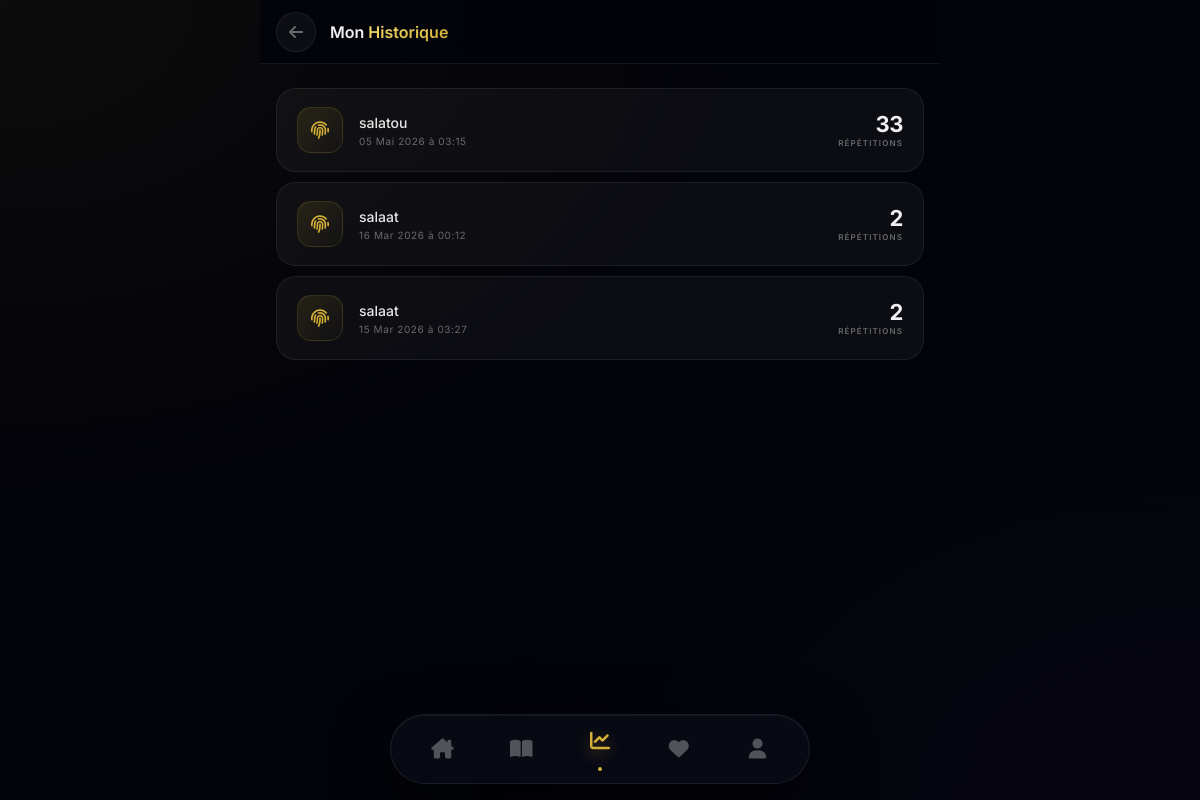
Page /voir-historique/ (signed in) on the committed database.
### bibliotheque/models.py (models this page shows, shortened)
class HistoriqueZikr(models.Model):
    user = models.ForeignKey(User, on_delete=models.CASCADE)
    zikr = models.ForeignKey(Zikr, on_delete=models.CASCADE)
    nombre_total = models.PositiveIntegerField()
    date_seance = models.DateTimeField(auto_now_add=True)

class Zikr(models.Model):
    titre = models.CharField(max_length=200, db_index=True)
    texte_arabe = models.TextField(blank=True)
    transcription = models.TextField(blank=True)
    traduction = models.TextField(blank=True)
    objectif_par_defaut = models.PositiveIntegerField(default=33)
    fichier_audio = models.FileField(upload_to='zikrs_audio/', blank=True, null=True)
    est_premium = models.BooleanField(default=False, help_text="Cocher pour réserver ce contenu aux utilisateurs Premium")

### bibliotheque/views.py (the view)
# urls.py: path('voir-historique/', views.voir_historique, name='voir_historique'),
@login_required
def voir_historique(request):
    historique = HistoriqueZikr.objects.filter(user=request.user).order_by('-date_seance')
    total_grains = historique.aggregate(Sum('nombre_total'))['nombre_total__sum'] or 0
    return render(request, 'bibliotheque/historique.html', {
        'historique': historique,
        'total_grains': total_grains,
    })

### bibliotheque/templates/bibliotheque/historique.html (shortened to what this page needs)
<!DOCTYPE html>
<html lang="fr">
<head>
    <link href="https://cdnjs.cloudflare.com/ajax/libs/font-awesome/6.4.0/css/all.min.css" rel="stylesheet">
</head>
<body>
    <div class="topbar">
        <a href="{% url 'home' %}" class="back-btn"><i class="fa-solid fa-arrow-left"></i></a>
        <h1 class="topbar-title">Mon <span>Historique</span></h1>
    </div>
    <div class="content">
        {% if historique %}
            {% for item in historique %}
            <div class="hist-item" style="animation-delay: {{ forloop.counter0 }}0ms">
                <div class="hist-icon">
                    <i class="fa-solid fa-fingerprint"></i>
                </div>
                <div class="hist-body">
                    <div class="hist-name">{{ item.zikr.titre }}</div>
                    <div class="hist-date">{{ item.date_seance|date:"d M Y à H:i" }}</div>
                </div>
                <div class="hist-count-wrap">
                    <div class="hist-count">{{ item.nombre_total }}</div>
                    <div class="hist-count-label">Répétitions</div>
                </div>
            </div>
            {% endfor %}
        {% else %}
            <div class="empty-state">
                <div class="empty-icon"><i class="fa-solid fa-scroll"></i></div>
                <div class="empty-title">Aucun historique pour le moment</div>
                <div class="empty-sub">Vos séances de Zikr apparaîtront ici</div>
            </div>
        {% endif %}
    </div>
    <nav class="nav-island">
        <a href="{% url 'home' %}" class="nav-item"><i class="fa-solid fa-house-chimney"></i><div class="nav-dot"></div></a>
        <a href="{% url 'liste' 'khassida' %}" class="nav-item"><i class="fa-solid fa-book-open"></i><div class="nav-dot"></div></a>
        <a href="{% url 'dashboard' %}" class="nav-item active"><i class="fa-solid fa-chart-line"></i><div class="nav-dot"></div></a>
        <a href="{% url 'favoris' %}" class="nav-item"><i class="fa-solid fa-heart"></i><div class="nav-dot"></div></a>
        <a href="{% url 'profile' %}" class="nav-item"><i class="fa-solid fa-user"></i><div class="nav-dot"></div></a>
    </nav>
</body>
</html>

### bibliotheque/templates/bibliotheque/historique.html (style rules this page uses)
:root { --gold: #d4af37; --gold-lt: #f5dc6e; --gold-dk: #9a7520; --bg: #03040a; --s1: rgba(255,255,255,0.04); --s2: rgba(255,255,255,0.07); --border: rgba(255,255,255,0.07); --border-g:rgba(212,175,55,0.18); --text: #f0f0f0; --dim: rgba(255,255,255,0.38); --nav-h: 70px; }
*, *::before, *::after { box-sizing: border-box; margin: 0; padding: 0; }
body { font-family: 'Inter', sans-serif; background: var(--bg); color: var(--text); min-height: 100vh; padding-bottom: calc(var(--nav-h) + 30px); overflow-x: hidden; -webkit-font-smoothing: antialiased; }
body::before { content: ''; position: fixed; inset: 0; z-index: 0; pointer-events: none; background: radial-gradient(ellipse at 0% 0%, rgba(212,175,55,0.05) 0%, transparent 45%), radial-gradient(ellipse at 100% 100%, rgba(90,50,200,0.04) 0%, transparent 45%); }
.topbar { position: sticky; top: 0; z-index: 50; display: flex; align-items: center; gap: 14px; height: 64px; padding: 0 16px; background: rgba(3,4,10,0.85); backdrop-filter: blur(24px); -webkit-backdrop-filter: blur(24px); border-bottom: 1px solid var(--border); max-width: 680px; margin: 0 auto; }
.back-btn { width: 40px; height: 40px; border-radius: 50%; display: flex; align-items: center; justify-content: center; background: var(--s1); border: 1px solid var(--border); color: var(--dim); text-decoration: none; transition: all 0.3s cubic-bezier(0.16,1,0.3,1); }
.topbar-title { flex: 1; font-size: 16px; font-weight: 600; }
.topbar-title span { background: linear-gradient(130deg, var(--gold-lt), var(--gold)); -webkit-background-clip: text; -webkit-text-fill-color: transparent; background-clip: text; }
.content { position: relative; z-index: 1; max-width: 680px; margin: 0 auto; padding: 24px 16px; }
.hist-item { display: flex; align-items: center; gap: 16px; padding: 18px 20px; border-radius: 20px; background: var(--s1); border: 1px solid var(--border); margin-bottom: 10px; opacity: 0; transform: translateY(16px); animation: fadeUp 0.5s cubic-bezier(0.16,1,0.3,1) forwards; transition: all 0.35s cubic-bezier(0.16,1,0.3,1); position: relative; overflow: hidden; }
.hist-item::before { content: ''; position: absolute; left: 0; top: 0; bottom: 0; width: 3px; background: linear-gradient(to bottom, var(--gold-lt), var(--gold)); border-radius: 0 2px 2px 0; opacity: 0; transition: opacity 0.3s; }
.hist-icon { width: 46px; height: 46px; border-radius: 14px; flex-shrink: 0; display: flex; align-items: center; justify-content: center; font-size: 18px; color: var(--gold); background: linear-gradient(135deg, rgba(212,175,55,0.12), rgba(212,175,55,0.02)); border: 1px solid rgba(212,175,55,0.16); }
.hist-body { flex: 1; min-width: 0; }
.hist-name { font-size: 14px; font-weight: 500; color: rgba(255,255,255,0.9); white-space: nowrap; overflow: hidden; text-overflow: ellipsis; margin-bottom: 4px; }
.hist-date { font-size: 10px; color: var(--dim); letter-spacing: 0.06em; }
.hist-count-wrap { text-align: right; flex-shrink: 0; }
.hist-count { font-size: 22px; font-weight: 700; letter-spacing: -0.02em; color: var(--text); line-height: 1; }
.hist-count-label { font-size: 8px; font-weight: 600; letter-spacing: 0.14em; text-transform: uppercase; color: var(--dim); margin-top: 3px; }
.nav-island { position: fixed; bottom: 16px; left: 50%; transform: translateX(-50%); width: calc(100% - 32px); max-width: 420px; height: var(--nav-h); border-radius: 99px; background: rgba(8,10,20,0.9); backdrop-filter: blur(28px); -webkit-backdrop-filter: blur(28px); border: 1px solid rgba(255,255,255,0.08); box-shadow: 0 20px 60px rgba(0,0,0,0.7), inset 0 1px 0 rgba(255,255,255,0.06); display: flex; align-items: center; justify-content: space-around; padding: 0 12px; z-index: 100; }
.nav-item { flex: 1; display: flex; flex-direction: column; align-items: center; justify-content: center; gap: 4px; text-decoration: none; color: rgba(255,255,255,0.3); transition: all 0.3s; position: relative; height: 100%; }
.nav-item i { font-size: 20px; transition: transform 0.4s cubic-bezier(0.175,0.885,0.32,1.275); }
.nav-item.active { color: var(--gold); }
.nav-item.active i { transform: translateY(-8px); filter: drop-shadow(0 4px 8px rgba(212,175,55,0.4)); }
.nav-dot { position: absolute; bottom: 12px; width: 4px; height: 4px; border-radius: 50%; background: var(--gold); opacity: 0; transform: scale(0); transition: all 0.3s; }
.nav-item.active .nav-dot { opacity: 1; transform: scale(1); }

### rows in the picture
HistoriqueZikr: zikr.titre "salatou", date_seance "05 Mai 2026 à 03:15", nombre_total "33"
HistoriqueZikr: zikr.titre "salaat", date_seance "16 Mar 2026 à 00:12", nombre_total "2"
HistoriqueZikr: zikr.titre "salaat", date_seance "15 Mar 2026 à 03:27", nombre_total "2"
